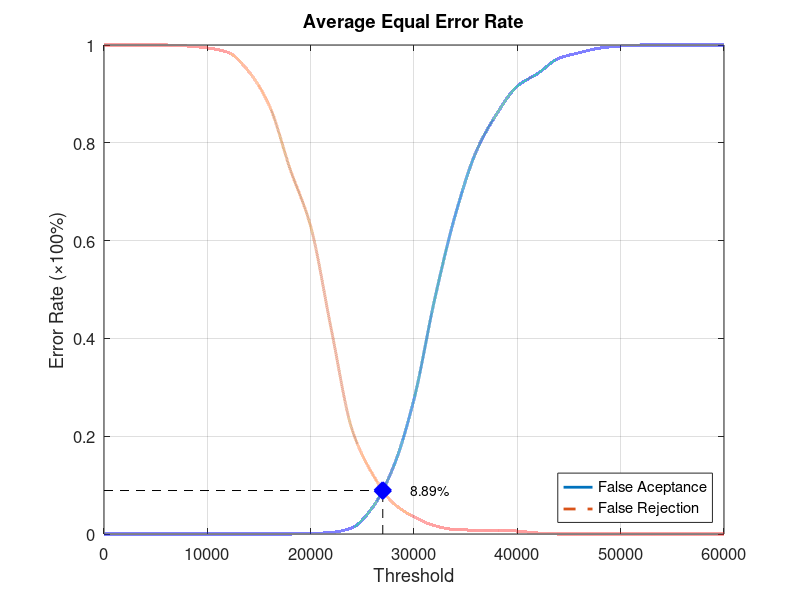
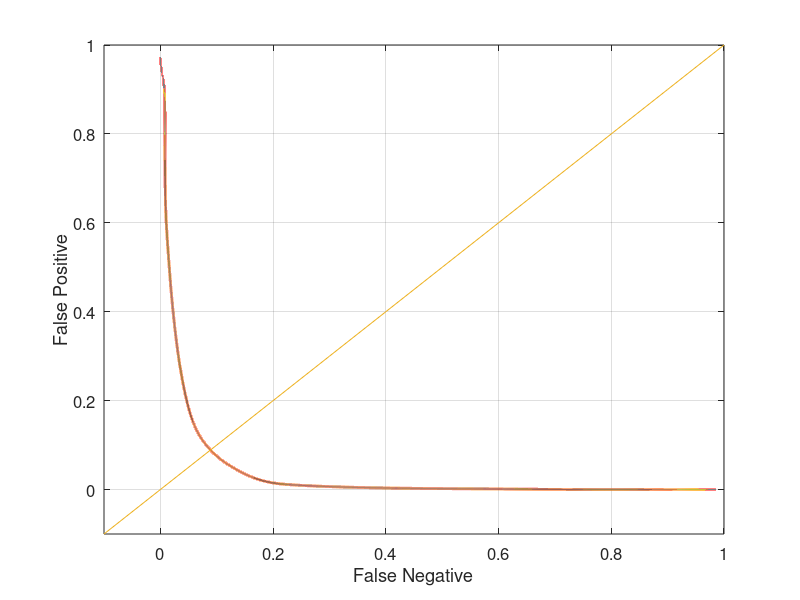

These charts were generated, in order, by the following MATLAB code:
function yEER = Database2Average
close all;
clear;
clc;
x = 0:2000:60000;
xq = 0:0.5:60000;

y0 = [0 0 0 0 0 0 0 0 0 0 0.00105263 0.0031579 0.0126316 0.0547368 0.136842 0.275789 0.48 0.652632 0.781053 0.858947 0.915789 0.942105 0.972632 0.984211 0.993684 0.997895 1 1 1 1 1];
yy0 = interp1(x, y0, xq, 'pchip');
y1 = [1 1 1 1 0.998 0.994 0.985 0.946 0.876 0.747 0.629 0.418 0.214 0.122 0.063 0.035 0.017 0.009 0.008 0.008 0.006 0.002 0 0 0 0 0 0 0 0 0];
yy1 = interp1(x, y1, xq, 'pchip');

% Calculating EER: 
y2 = abs(y0 - y1);
find(y2 == min(y2))
yy2 = abs(yy0 - yy1);
xEER = find(yy2 == min(yy2));
xEERIndex = xq(xEER) % X-axis EER
yEER = yy0(xEER) % Y-axis EER

main = figure
plot(xq, yy0,'-','LineWidth', 2);	hold on
plot(xq, yy1,'--','LineWidth', 2);	hold on
plot([xEERIndex xEERIndex], [0 yEER], 'k--');	hold on
plot([0 xEERIndex], [yEER yEER], 'k--');	hold on
plot(xEERIndex, yEER, 'bx', 'LineWidth', 10);	hold on
text(xEERIndex + 10 * xEERIndex / 100, yEER, [num2str(round((10000 * yEER)) / 100) '%'])
legend('False Aceptance', 'False Rejection', 'Location', 'SouthEast')
xlabel('Threshold')
ylabel('Error Rate (\times100%)')
title('Average Equal Error Rate')
set(gca, 'FontSize', 12)
axis([0 60000 0 1])
grid on

print(main, 'Database2AverageMain', '-dpng');
FNRxFPR = figure('Color', [1 1 1]);
plot(yy1, yy0, '-', yy1, yy0, 'LineWidth', 2);
hold on
y = -0.1:0.1:1
plot(y, y); 
set(gca, 'FontSize', 12)
xlabel('False Negative')
ylabel('False Positive')
axis([-0.1 1 -0.1 1])
set(gca, 'FontSize', 12)
grid on

print(FNRxFPR, 'Database2AverageFNRxFPR','-dpng');
end
